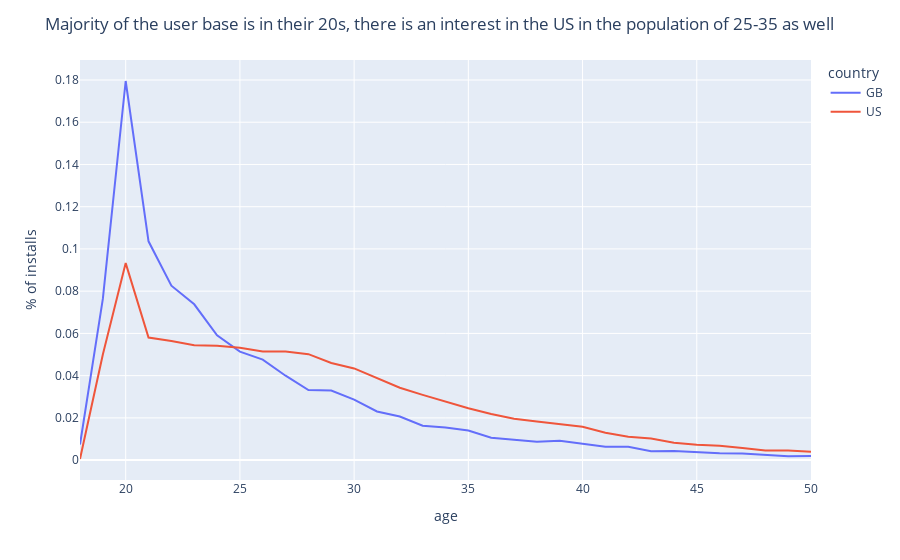

Notebook code for this chart:
### Code cell
(
    px
    .line(ages_df.query("age <= 50"))
    .update_yaxes(tickformat='%a', title = '% of installs')
    .update_layout(title = 'Majority of the user base is in their 20s, there is an interest in the US in the population of 25-35 as well')
)

### Figure 1 — Plotly figure (JSON) as saved in the notebook; plotly's stock layout.template omitted (floating-point values rounded to 4 significant figures)
{"data": [{"hovertemplate": "country=GB<br>age=%{x}<br>value=%{y}<extra></extra>", "legendgroup": "GB", "line": {"color": "#636efa", "dash": "solid"}, "mode": "lines", "name": "GB", "orientation": "v", "showlegend": true, "type": "scatter", "x": [18, 19, 20, 21, 22, 23, 24, 25, 26, 27, 28, 29, 30, 31, 32, 33, 34, 35, 36, 37, 38, 39, 40, 41, 42, 43, 44, 45, 46, 47, 48, 49, 50], "xaxis": "x", "y": [0.007394, 0.07633, 0.1795, 0.1036, 0.08261, 0.07378, 0.05911, 0.05139, 0.04761, 0.03997, 0.03315, 0.03299, 0.02867, 0.02305, 0.02066, 0.01627, 0.01545, 0.01401, 0.01064, 0.009818, 0.008709, 0.00912, 0.007764, 0.006326, 0.006367, 0.00419, 0.004354, 0.003779, 0.003204, 0.003122, 0.002342, 0.00189, 0.001931], "yaxis": "y"}, {"hovertemplate": "country=US<br>age=%{x}<br>value=%{y}<extra></extra>", "legendgroup": "US", "line": {"color": "#EF553B", "dash": "solid"}, "mode": "lines", "name": "US", "orientation": "v", "showlegend": true, "type": "scatter", "x": [18, 19, 20, 21, 22, 23, 24, 25, 26, 27, 28, 29, 30, 31, 32, 33, 34, 35, 36, 37, 38, 39, 40, 41, 42, 43, 44, 45, 46, 47, 48, 49, 50], "xaxis": "x", "y": [0.0005319, 0.05003, 0.09329, 0.05807, 0.0564, 0.0544, 0.05411, 0.05321, 0.0514, 0.0514, 0.05018, 0.04599, 0.04341, 0.03888, 0.03425, 0.0309, 0.0278, 0.02457, 0.02184, 0.01962, 0.01831, 0.01704, 0.01575, 0.01301, 0.01112, 0.01019, 0.008216, 0.00724, 0.006774, 0.005754, 0.004607, 0.004603, 0.003996], "yaxis": "y"}], "layout": {"autosize": true, "legend": {"title": {"text": "country"}, "tracegroupgap": 0}, "margin": {"t": 60}, "title": {"text": "Majority of the user base is in their 20s, there is an interest in the US in the population of 25-35 as well"}, "xaxis": {"anchor": "y", "autorange": true, "domain": [0, 1], "range": [18, 50], "title": {"text": "age"}, "type": "linear"}, "yaxis": {"anchor": "x", "autorange": true, "domain": [0, 1], "range": [-0.009412, 0.1895], "tickformat": "%a", "title": {"text": "% of installs"}, "type": "linear"}}}
